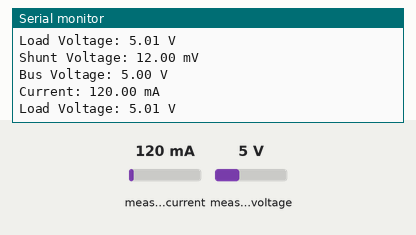
This program was run on a simulated Arduino Zero (SAMD21). Shown: the last lines printed to the serial monitor. The test bench sets the inputs (shaded band); at power-on: measured current 120 mA, measured voltage 5 V.

Above: at 1.2 s.
1.3 s: measured current set to 40 mA
At 1.9 s:
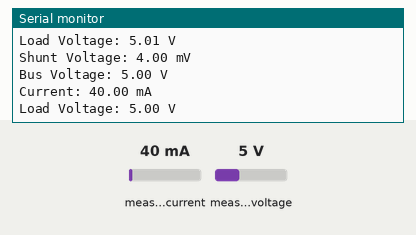
2.8 s: measured voltage set to 0.3 V
At 3.5 s:
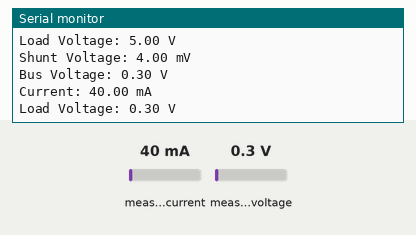
4.3 s: measured current set to 500 mA
At 5.0 s:
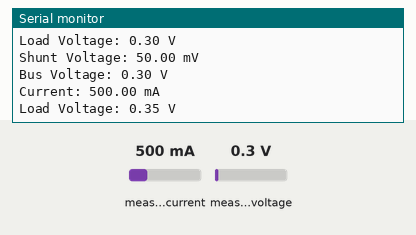
Timing chart, 0 to 7.3 s (numbered marks = the images above; inputs shaded):
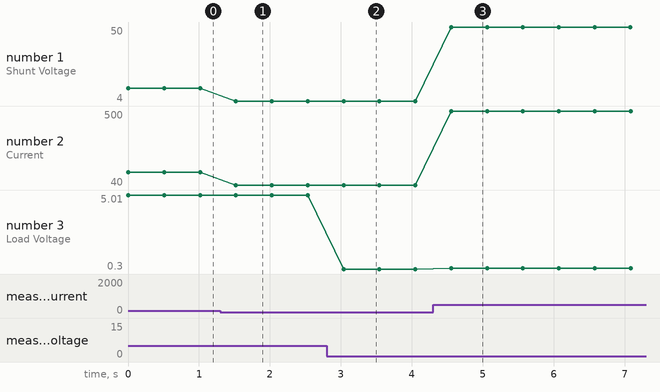

Measured:
- after the input at 1.3 s, the serial monitor: prints a new line after 0.22 s (image 1)
- after the input at 2.8 s, the serial monitor: prints a new line after 0.24 s (image 2)
- after the input at 4.3 s, the serial monitor: prints a new line after 0.25 s (image 3)
- plotted number 1: 12 → 4 after the input at 1.3 s, 4 → 50 after the input at 4.3 s
- plotted number 2: 120 → 40 after the input at 1.3 s, 40 → 500 after the input at 4.3 s
- plotted number 3: 5 → 0.3 after the input at 2.8 s, 0.3 → 0.35 after the input at 4.3 s

The program:

main.cpp
```cpp
#include <Arduino.h>
#include <Wire.h>
#include <Adafruit_INA219.h>


// EN: Official USB serial console for Arduino SAMD core
// CZ: Oficiální USB serial port pro Arduino SAMD

//#define Serial SerialUSB //Defining the communication between the device and the PC through the USB port

Adafruit_INA219 ina219(0x40);  //Address of the current register (04h)


int ms_delay = 500; //Setting a varible of 500 ms


float voltage_shunt = 0; //Defining the variables for measurement or calculation
float voltage_bus = 0;
float current_mA = 0;
float voltage_load = 0;


void setup(void)  //Setup function runs once
{
  Serial.begin(115200);//Initiating the serial communication whith a rate of 115200 bits per second (baudies)


  while(!Serial); //Waiting for the serial communication to be ready

  Serial.println("CANSAT kit INA219 test."); //Printing this sentence when the serial communication is ready

  ina219.begin(); //Setting the ina219 to start
}


void loop(void)  //Initiating a loop that will end when we shut it throguh the terminal
{
  voltage_shunt = ina219.getShuntVoltage_mV();  //It is save on the variable voltage shunt the tension (in mA) running through R6 (shunt power resistor 100 ohms)
  voltage_bus = ina219.getBusVoltage_V(); //It is save on the variable voltage bus the voltage difference between VIN and VOUT of the INA219 module
  current_mA = ina219.getCurrent_mA();  //It is save on the variable current_mA the current that runs thrugh the INA219 module
  voltage_load = voltage_bus + (voltage_shunt / 1000);  //Total tension needed for this module. Is the sum of the shunt and the bus voltage (parallel)

//Printing on the terminal the results of the measurements whith its units
  Serial.println("Shunt Voltage: " + (String) voltage_shunt + " mV");
  Serial.println("Bus Voltage: " + (String) voltage_bus + " V");
  Serial.println("Current: " + (String) current_mA + " mA");
  Serial.println("Load Voltage: " + (String) voltage_load + " V");
  Serial.println(); //leaving one line empty to separate from the next measurement

  //EN: Wait on set ms_delay
  //CZ: Počkej nastavený počet milisekund
  delay(ms_delay); //Delaying 500 ms before iniziating the next measurement
}
```
